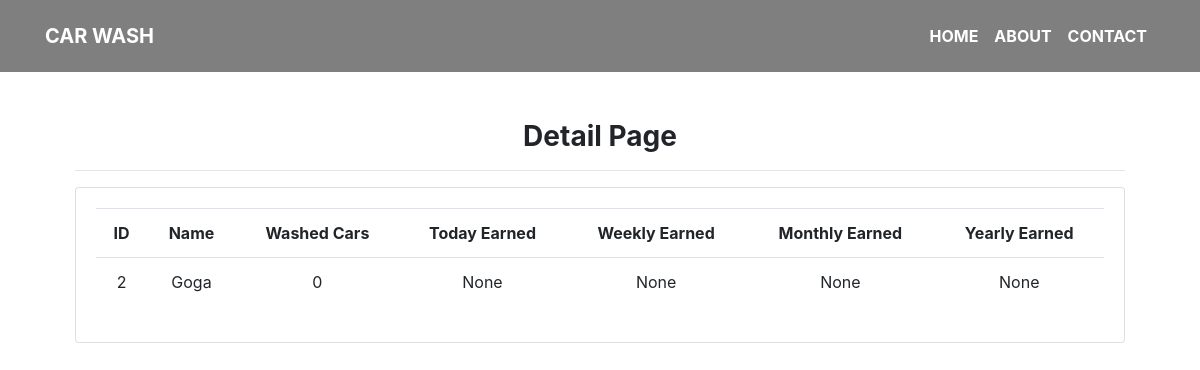
/washer_detail/2/, run on the app's committed database.
### car_wash/models.py (models this page shows, shortened)
class CarWasher(models.Model):
    name = models.CharField(max_length=200)

### car_wash/views.py (the view)
# urls.py: path('washer_detail/<int:pk>/', view=washer_detail, name='washer-detail'),
def washer_detail(request, pk: int):
    washer_by_id = CarWasher.objects.get(pk=pk)
    orders = washer_by_id.orders.all()
    today = datetime.today()
    context = {
        'washer_by_id': washer_by_id,
        'today_earned': orders.filter(created_date__range=[date(1), today]).aggregate(salary=Sum('order_price')).get(
            'salary'),
        'weekly_earned': orders.filter(created_date__range=[date(7), today]).aggregate(salary=Sum('order_price')).get(
            'salary'),
        'monthly_earned': orders.filter(created_date__range=[date(30), today]).aggregate(salary=Sum('order_price')).get(
            'salary'),
        'yearly_earned': orders.filter(created_date__range=[date(365), today]).aggregate(salary=Sum('order_price')).get(
            'salary'),
    }
    return render(request, 'washer_details.html', context)

### car_wash/get_date.py (called while the page is built)
def date(days):
    return datetime.now() - timedelta(days=days)

### car_wash/templates/washer_details.html
{% extends 'base.html' %}
{% block body %}
    <br>
    <br>
    <br>
    <br>
    <br>
    <div class="container">
<div class="col-md-12">
		<h3><strong>Detail Page</strong></h3>
		<hr>
		<div class="card card-body">
            <table class="table">
				<tr>
                    <th>ID</th>
                    <th>Name</th>
                    <th>Washed Cars</th>
                    <th>Today Earned</th>
                    <th>Weekly Earned</th>
                    <th>Monthly Earned</th>
                    <th>Yearly Earned</th>
				</tr>
                <tr>
                    <td>{{ washer_by_id.id }}</td>
					<td>{{ washer_by_id.name }}</td>
                    <td>{{ washer_by_id.orders.count }}</td>
                    <td>{{ today_earned }}</td>
                    <td>{{ weekly_earned }}</td>
                    <td>{{ monthly_earned }}</td>
                    <td>{{ yearly_earned }}</td>
                </tr>
			</table>
		</div>
	</div>
{% endblock body %}

### static/css/main.css (style rules this page uses)
div { text-align: center; }
body { background-image: url('/static/images/background.jpg'); background-repeat: no-repeat; background-size: 1500px 750px; background-attachment: fixed; }

### data on the page
CarWasher: id "2", name "Goga", orders.count "0"

### other printed values
{{ today_earned }} "None"
{{ weekly_earned }} "None"
{{ monthly_earned }} "None"
{{ yearly_earned }} "None"
